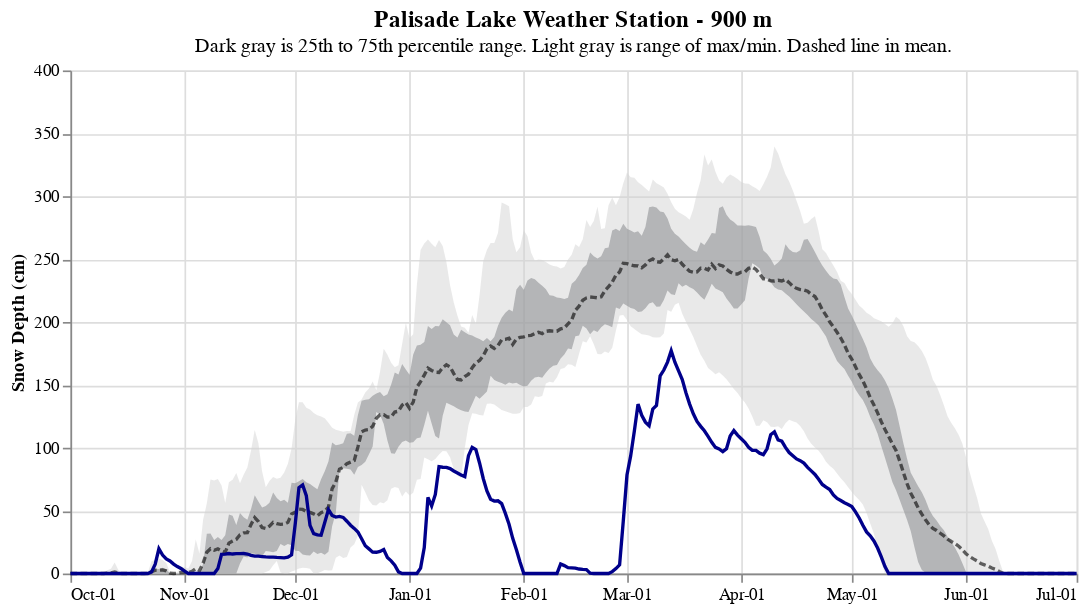

The cell this chart's notebook holds for it:
### Code cell
alt.data_transformers.disable_max_rows()

title = alt.TitleParams(
   text='Palisade Lake Weather Station - 900 m',
   subtitle="Dark gray is 25th to 75th percentile range. Light gray is range of max/min. Dashed line in mean.",
   anchor='middle',
   fontSize=14,
   fontWeight='bold')

area3 = alt.Chart(palisade_stats, title=title).mark_area(color='lightgray', opacity=0.5).encode(
    alt.X('wtr_day_year:T', title=None,
          axis=alt.Axis(format='%b-%d', tickCount=12, labelOverlap='parity'), scale=alt.Scale(domain=['2022-10-01','2023-07-01'])),
    alt.Y('max:Q', title='Snow Depth (cm)', scale=alt.Scale(domain=[0,400])),
    alt.Y2('min:Q')
).properties(width=600, height=300)

area4 = alt.Chart(palisade_stats).mark_area(color='#919397', opacity=0.6).encode(
    alt.X('wtr_day_year:T', title=None,
          axis=alt.Axis(format='%b-%d', tickCount=12, labelOverlap='parity'), scale=alt.Scale(domain=['2022-10-01','2023-07-01'])),
    alt.Y('percentile_75th:Q'),
    alt.Y2('percentile_25th:Q')
)

pal_wmean = alt.Chart(palisade).mark_line(color= "black", opacity=0.6, strokeDash=[4, 2]).encode(
    alt.X('wtr_day_year:T', title=None,
          axis=alt.Axis(format='%b-%d', tickCount=12, labelOverlap='parity'), scale=alt.Scale(domain=['2022-10-01','2023-07-01'])),
    alt.Y('mean(depth)', title='Snow Depth (cm)'),
    tooltip=[alt.Tooltip('monthdate(date):T', title="Date"), alt.Tooltip('mean:Q', title="Mean Depth") , alt.Tooltip('wtr_day_year', title="Day of Water Year")]
)

palisade_2024 = alt.Chart(palisade_current).mark_line(color='darkblue', strokeWidth=2).encode(
    alt.X('wtr_day_year:T', title=None,
          axis=alt.Axis(format='%b-%d', tickCount=12, labelOverlap='parity'), scale=alt.Scale(domain=['2022-10-01','2023-07-01'])),
    alt.Y('depth', title='Snow Depth (cm)')
)

palisade_2023 = alt.Chart(palisade[palisade['wtr_year'] == 2023]).mark_line(color= "darkgreen", opacity=0.6, strokeWidth=1).encode(
    alt.X('wtr_day_year:T', title=None,
          axis=alt.Axis(format='%b-%d', tickCount=12, labelOverlap='parity'), scale=alt.Scale(domain=['2022-10-01','2023-07-01'])),
    alt.Y('depth', title='Snow Depth (cm)')
)

palisade_last = alt.Chart(pal_last).mark_circle(color= "darkblue", size=40).encode(
    alt.X('wtr_day_year:T', title=None,
          axis=alt.Axis(format='%b-%d', tickCount=12, labelOverlap='parity'), scale=alt.Scale(domain=['2022-10-01','2023-08-15'])),
    alt.Y('depth', title='Snow Depth (cm)')
)

complete_pal = area3 + area4  + pal_wmean + palisade_2024
complete_pal

### Figure 1 — Vega-Lite specification as saved in the notebook (floating-point values rounded to 4 significant figures; data arrays with more than 128 entries replaced by an {"elided": "..."} marker saying what was removed)
{"config": {"view": {"continuousWidth": 300, "continuousHeight": 300}}, "layer": [{"mark": {"type": "area", "color": "lightgray", "opacity": 0.5}, "encoding": {"x": {"axis": {"format": "%b-%d", "labelOverlap": "parity", "tickCount": 12}, "field": "wtr_day_year", "scale": {"domain": ["2022-10-01", "2023-07-01"]}, "title": null, "type": "temporal"}, "y": {"field": "max", "scale": {"domain": [0, 400]}, "title": "Snow Depth (cm)", "type": "quantitative"}, "y2": {"field": "min"}}, "title": {"text": "Palisade Lake Weather Station - 900 m", "anchor": "middle", "fontSize": 14, "fontWeight": "bold", "subtitle": "Dark gray is 25th to 75th percentile range. Light gray is range of max/min. Dashed line in mean."}}, {"mark": {"type": "area", "color": "#919397", "opacity": 0.6}, "encoding": {"x": {"axis": {"format": "%b-%d", "labelOverlap": "parity", "tickCount": 12}, "field": "wtr_day_year", "scale": {"domain": ["2022-10-01", "2023-07-01"]}, "title": null, "type": "temporal"}, "y": {"field": "percentile_75th", "type": "quantitative"}, "y2": {"field": "percentile_25th"}}}, {"data": {"name": "data-b6d23c61a35e57d0cc656fb612c36c36"}, "mark": {"type": "line", "color": "black", "opacity": 0.6, "strokeDash": [4, 2]}, "encoding": {"tooltip": [{"field": "date", "timeUnit": "monthdate", "title": "Date", "type": "temporal"}, {"field": "mean", "title": "Mean Depth", "type": "quantitative"}, {"field": "wtr_day_year", "title": "Day of Water Year", "type": "temporal"}], "x": {"axis": {"format": "%b-%d", "labelOverlap": "parity", "tickCount": 12}, "field": "wtr_day_year", "scale": {"domain": ["2022-10-01", "2023-07-01"]}, "title": null, "type": "temporal"}, "y": {"aggregate": "mean", "field": "depth", "title": "Snow Depth (cm)", "type": "quantitative"}}}, {"data": {"name": "data-adc2c0213b1db34cd6aecb3a749e84d8"}, "mark": {"type": "line", "color": "darkblue", "strokeWidth": 2}, "encoding": {"x": {"axis": {"format": "%b-%d", "labelOverlap": "parity", "tickCount": 12}, "field": "wtr_day_year", "scale": {"domain": ["2022-10-01", "2023-07-01"]}, "title": null, "type": "temporal"}, "y": {"field": "depth", "title": "Snow Depth (cm)", "type": "quantitative"}}}], "data": {"name": "data-ae681c85c808a389b492b1458d0c916e"}, "height": 300, "width": 600, "$schema": "https://vega.github.io/schema/vega-lite/v5.8.0.json", "datasets": {"data-ae681c85c808a389b492b1458d0c916e": {"elided": "274 records"}, "data-b6d23c61a35e57d0cc656fb612c36c36": {"elided": "1715 records"}, "data-adc2c0213b1db34cd6aecb3a749e84d8": {"elided": "274 records"}}}
